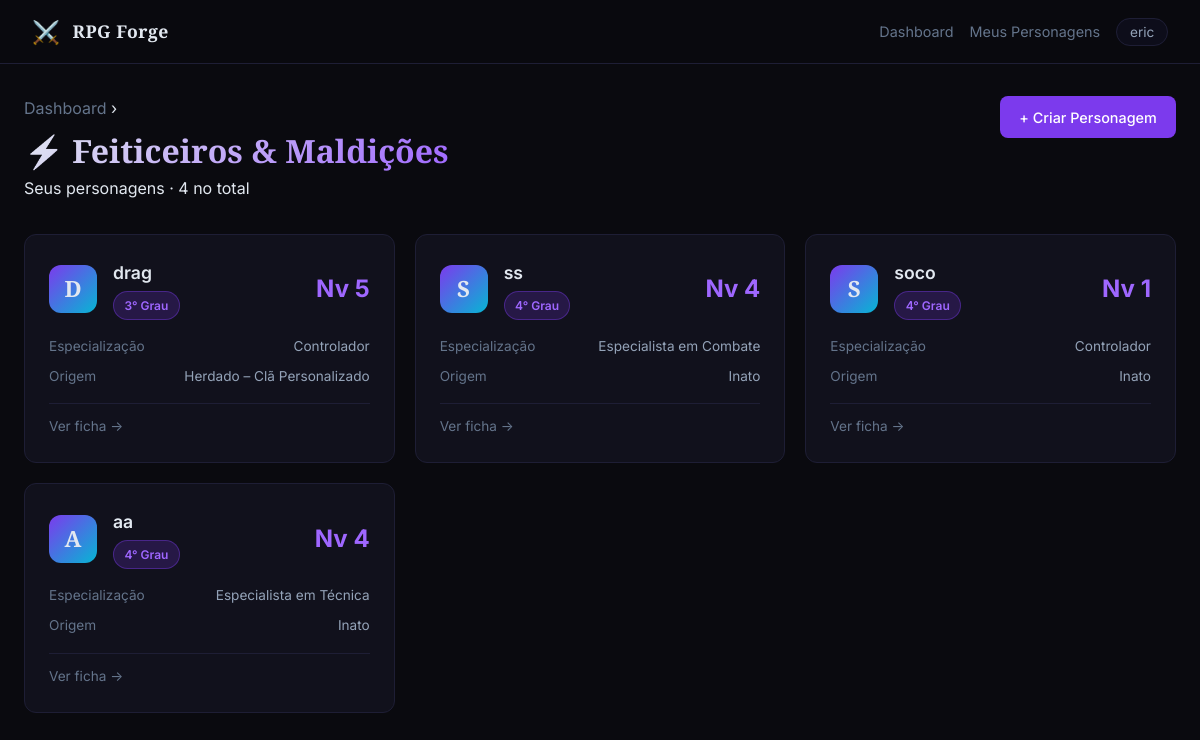
Page /jujutsu/ (signed in) on the earlier database version.
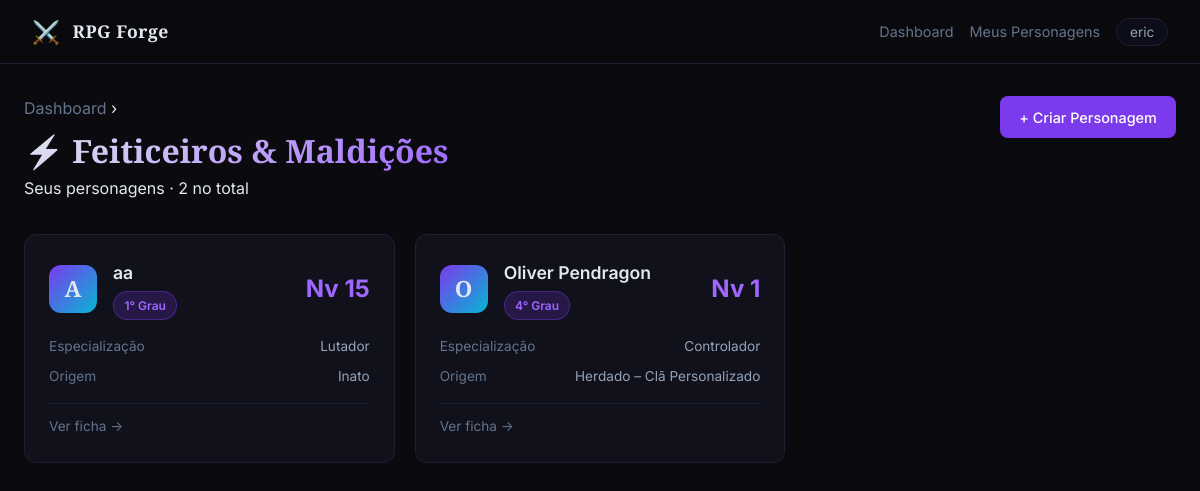
Same page on the later database version.
### tables this page shows
CREATE TABLE personagens (
                id INTEGER PRIMARY KEY AUTOINCREMENT,
                nome TEXT NOT NULL,
                dados TEXT NOT NULL,
                criado_em TIMESTAMP DEFAULT CURRENT_TIMESTAMP,
                atualizado_em TIMESTAMP DEFAULT CURRENT_TIMESTAMP
            , usuario_id INTEGER, sistema TEXT DEFAULT 'jujutsu', mesa_id INTEGER);

### sistemas/jujutsu/routes.py (the view)
@bp.route("/")
@login_required
def index():
    uid = session["usuario_id"]
    with get_db() as conn:
        rows = conn.execute(
            "SELECT id, nome, dados, mesa_id, criado_em FROM personagens WHERE usuario_id=? AND sistema=? ORDER BY atualizado_em DESC",
            (uid, SISTEMA)
        ).fetchall()
    lista = []
    for p in rows:
        dados = json.loads(p["dados"])
        lista.append({
            "id": p["id"],
            "nome": p["nome"],
            "mesa_id": p["mesa_id"],
            "nivel": dados.get("nivel", 1),
            "grau": calcular_grau(dados.get("nivel", 1)),
            "especializacao": ESPECIALIZACOES.get(dados.get("especializacao", ""), {}).get("nome", "?"),
            "origem": ORIGENS.get(dados.get("origem", ""), {}).get("nome", "?"),
            "criado_em": p["criado_em"],
        })
    return render_template("jujutsu/index.html", personagens=lista, usuario=usuario_logado())

### database.py (called while the page is built)
def get_db():
    conn = sqlite3.connect(DB_PATH)
    conn.row_factory = sqlite3.Row
    return conn

def login_required(f):
    @wraps(f)
    def decorated(*args, **kwargs):
        if "usuario_id" not in session:
            return redirect(url_for("login"))
        return f(*args, **kwargs)
    return decorated

def usuario_logado():
    return {"id": session.get("usuario_id"), "username": session.get("usuario_nome")}

### sistemas/jujutsu/game_data.py (called while the page is built)
def calcular_grau(nivel):
    for (min_n, max_n), grau in GRAUS_FEITICEIRO.items():
        if min_n <= nivel <= max_n:
            return grau
    return "Especial"

### sistemas/jujutsu/templates/jujutsu/index.html (shortened to what this page needs)
{% extends "base.html" %}
{% block content %}
<div class="page-header">
  <div>
    <p class="page-sub" style="margin-bottom:.2rem"><a href="{{ url_for('dashboard') }}" style="color:var(--text-muted);text-decoration:none">Dashboard</a> ›</p>
    <h1 class="page-title">⚡ Feiticeiros & Maldições</h1>
    <p class="page-sub">Seus personagens · {{ personagens|length }} no total</p>
  </div>
  <a href="{{ url_for('jujutsu.criar') }}" class="btn btn-primary">+ Criar Personagem</a>
</div>
{% if personagens %}
<div class="cards-grid">
  {% for p in personagens %}
  <div class="char-card-wrap">
    <a href="{{ url_for('jujutsu.ver_personagem', pid=p.id) }}" class="char-card">
      <div class="char-card-header">
        <div class="char-avatar">{{ p.nome[0].upper() }}</div>
        <div class="char-info">
          <h3 class="char-nome">{{ p.nome }}</h3>
          <span class="char-grau badge badge-grau">{{ p.grau }}</span>
        </div>
        <span class="char-nivel">Nv {{ p.nivel }}</span>
      </div>
      <div class="char-card-body">
        <div class="char-detail">
          <span class="detail-label">Especialização</span>
          <span class="detail-value">{{ p.especializacao }}</span>
        </div>
        <div class="char-detail">
          <span class="detail-label">Origem</span>
          <span class="detail-value">{{ p.origem }}</span>
        </div>
      </div>
      <div class="char-card-footer">
        {% if p.mesa_id %}
        <span class="char-mesa-badge">🎭 Em mesa</span>
        {% else %}
        <span class="text-muted">Ver ficha →</span>
        {% endif %}
      </div>
    </a>
  </div>
  {% endfor %}
</div>
{% endif %}
{% endblock %}

### templates/base.html (shortened to what this page needs)
<!DOCTYPE html>
<html lang="pt-BR">
<head>
  <link rel="stylesheet" href="{{ url_for('static', filename='css/style.css') }}">
</head>
<body>
  <nav class="navbar">
    <a href="{{ url_for('dashboard') }}" class="nav-brand">
      <span class="brand-icon">⚔️</span>
      <span>RPG Forge</span>
    </a>
    <div class="nav-links">
      <a href="{{ url_for('dashboard') }}" class="nav-link">Dashboard</a>
      <a href="{{ url_for('sistema_jujutsu') }}" class="nav-link">Meus Personagens</a>
      <div class="nav-user-menu">
        <span class="nav-username">{{ session.get('usuario_nome', '') }}</span>
      </div>
    </div>
  </nav>
  <main class="main-content">
    {% block content %}{% endblock %}
  </main>
</body>
</html>

### static/css/style.css (style rules this page uses)
*, *::before, *::after { box-sizing: border-box; margin: 0; padding: 0; }
:root { --bg: #0a0a0f; --bg-card: #11111c; --bg-card-hover: #161625; --bg-input: #0d0d1a; --border: #1e1e35; --border-hover: #3a3a6a; --accent: #7c3aed; --accent-light: #9f67ff; --accent-glow: rgba(124,58,237,0.35); --accent2: #06b6d4; --text: #e2e8f0; --text-muted: #64748b; --text-dim: #94a3b8; --success: #10b981; --warning: #f59e0b; --danger: #ef4444; --pv-color: #10b981; --pe-color: #7c3aed; --radius: 12px; --radius-sm: 8px; --shadow: 0 4px 24px rgba(0,0,0,0.5); --shadow-glow: 0 0 30px rgba(124,58,237,0.2); }
html { font-size: 16px; }
body { font-family: 'Inter', -apple-system, sans-serif; background: var(--bg); color: var(--text); min-height: 100vh; line-height: 1.6; }
.navbar { display: flex; align-items: center; justify-content: space-between; padding: 0 2rem; height: 64px; background: rgba(10,10,15,0.95); border-bottom: 1px solid var(--border); position: sticky; top: 0; z-index: 100; backdrop-filter: blur(12px); }
.nav-brand { display: flex; align-items: center; gap: 0.75rem; text-decoration: none; font-family: 'Cinzel', serif; font-size: 1.1rem; color: var(--text); font-weight: 600; letter-spacing: 0.5px; }
.brand-icon { font-size: 1.4rem; }
.nav-links { display: flex; align-items: center; gap: 1rem; }
.nav-link { color: var(--text-muted); text-decoration: none; font-size: 0.9rem; transition: color 0.2s; }
.main-content { max-width: 1400px; margin: 0 auto; padding: 2rem 1.5rem; }
.btn { display: inline-flex; align-items: center; gap: 0.4rem; padding: 0.6rem 1.2rem; border-radius: var(--radius-sm); font-size: 0.9rem; font-weight: 500; cursor: pointer; text-decoration: none; border: none; transition: all 0.2s; white-space: nowrap; }
.btn-primary { background: var(--accent); color: white; }
.badge { display: inline-block; padding: 0.25rem 0.65rem; border-radius: 99px; font-size: 0.75rem; font-weight: 600; }
.badge-grau { background: rgba(124,58,237,0.2); color: var(--accent-light); border: 1px solid rgba(124,58,237,0.4); }
.page-header { display: flex; align-items: center; justify-content: space-between; margin-bottom: 2rem; gap: 1rem; }
.page-title { font-family: 'Cinzel', serif; font-size: 2rem; font-weight: 700; background: linear-gradient(135deg, var(--text) 0%, var(--accent-light) 100%); -webkit-background-clip: text; -webkit-text-fill-color: transparent; background-clip: text; }
.cards-grid { display: grid; grid-template-columns: repeat(auto-fill, minmax(280px, 1fr)); gap: 1.25rem; }
.char-card { display: block; background: var(--bg-card); border: 1px solid var(--border); border-radius: var(--radius); padding: 1.5rem; text-decoration: none; color: var(--text); transition: all 0.25s; position: relative; overflow: hidden; }
.char-card::before { content: ''; position: absolute; top: 0; left: 0; right: 0; height: 3px; background: linear-gradient(90deg, var(--accent), var(--accent2)); opacity: 0; transition: opacity 0.25s; }
.char-card-header { display: flex; align-items: center; gap: 1rem; margin-bottom: 1rem; }
.char-avatar { width: 48px; height: 48px; background: linear-gradient(135deg, var(--accent), var(--accent2)); border-radius: 12px; display: flex; align-items: center; justify-content: center; font-size: 1.4rem; font-weight: 700; font-family: 'Cinzel', serif; flex-shrink: 0; }
.char-info { flex: 1; }
.char-nome { font-size: 1.1rem; font-weight: 600; margin-bottom: 0.25rem; }
.char-nivel { font-size: 1.5rem; font-weight: 700; color: var(--accent-light); }
.char-card-body { display: flex; flex-direction: column; gap: 0.5rem; margin-bottom: 1rem; }
.char-detail { display: flex; justify-content: space-between; font-size: 0.85rem; }
.detail-label { color: var(--text-muted); }
.detail-value { color: var(--text-dim); }
.char-card-footer { border-top: 1px solid var(--border); padding-top: 0.75rem; font-size: 0.85rem; color: var(--text-muted); }
.text-muted { color: var(--text-muted); }
.page-header { display: flex; align-items: flex-start; justify-content: space-between; gap: 1rem; margin-bottom: 2rem; flex-wrap: wrap; }
.nav-user-menu { position:relative;cursor:pointer }
.nav-username { font-size:.85rem;color:var(--text-dim);background:var(--bg-input);border:1px solid var(--border);border-radius:99px;padding:.3rem .8rem;transition:border-color .15s }

### sistemas/jujutsu/templates/jujutsu/index.html (style rules this page uses)
.char-card-wrap { position:relative }

Differences in the rows shown:
removed personagens: nome "D", nome "drag", grau "3° Grau", nivel "5", especializacao "Controlador", origem "Herdado – Clã Personalizado"
removed personagens: nome "S", nome "ss", grau "4° Grau", nivel "4", especializacao "Especialista em Combate", origem "Inato"
removed personagens: nome "S", nome "soco", grau "4° Grau", nivel "1", especializacao "Controlador", origem "Inato"
removed personagens: nome "A", nome "aa", grau "4° Grau", nivel "4", especializacao "Especialista em Técnica", origem "Inato"
added personagens: nome "A", nome "aa", grau "1° Grau", nivel "15", especializacao "Lutador", origem "Inato"
added personagens: nome "O", nome "Oliver Pendragon", grau "4° Grau", nivel "1", especializacao "Controlador", origem "Herdado – Clã Personalizado"
Other differences:
{{ personagens|length }}: "4" → "2"
